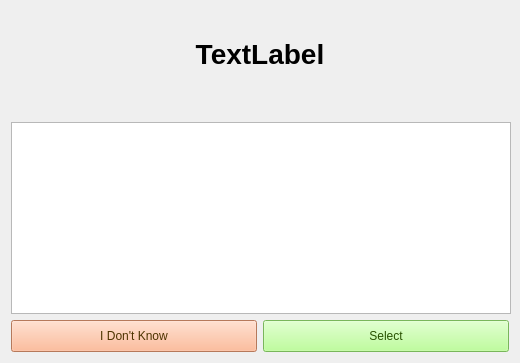
<?xml version="1.0" encoding="UTF-8"?>
<ui version="4.0">
 <class>Pract2</class>
 <widget class="QWidget" name="Pract2">
  <property name="geometry">
   <rect>
    <x>0</x>
    <y>0</y>
    <width>520</width>
    <height>363</height>
   </rect>
  </property>
  <property name="sizePolicy">
   <sizepolicy hsizetype="Minimum" vsizetype="Preferred">
    <horstretch>0</horstretch>
    <verstretch>0</verstretch>
   </sizepolicy>
  </property>
  <property name="minimumSize">
   <size>
    <width>520</width>
    <height>360</height>
   </size>
  </property>
  <property name="windowTitle">
   <string>Multiple-choice</string>
  </property>
  <property name="windowIcon">
   <iconset resource="../res.qrc">
    <normaloff>:/Images/idiomind.png</normaloff>:/Images/idiomind.png</iconset>
  </property>
  <layout class="QGridLayout" name="gridLayout">
   <property name="topMargin">
    <number>0</number>
   </property>
   <item row="0" column="0">
    <layout class="QVBoxLayout" name="verticalLayout">
     <item>
      <widget class="QWidget" name="widget" native="true">
       <property name="sizePolicy">
        <sizepolicy hsizetype="Minimum" vsizetype="Preferred">
         <horstretch>0</horstretch>
         <verstretch>0</verstretch>
        </sizepolicy>
       </property>
       <layout class="QHBoxLayout" name="horizontalLayout_2">
        <property name="topMargin">
         <number>0</number>
        </property>
        <item>
         <widget class="ClickableLabel" name="label_trgt">
          <property name="sizePolicy">
           <sizepolicy hsizetype="Expanding" vsizetype="MinimumExpanding">
            <horstretch>0</horstretch>
            <verstretch>0</verstretch>
           </sizepolicy>
          </property>
          <property name="font">
           <font>
            <pointsize>21</pointsize>
            <weight>75</weight>
            <bold>true</bold>
           </font>
          </property>
          <property name="cursor">
           <cursorShape>PointingHandCursor</cursorShape>
          </property>
          <property name="text">
           <string>TextLabel</string>
          </property>
          <property name="alignment">
           <set>Qt::AlignCenter</set>
          </property>
         </widget>
        </item>
       </layout>
      </widget>
     </item>
     <item>
      <widget class="QWidget" name="widget_2" native="true">
       <property name="sizePolicy">
        <sizepolicy hsizetype="Expanding" vsizetype="Expanding">
         <horstretch>0</horstretch>
         <verstretch>0</verstretch>
        </sizepolicy>
       </property>
       <property name="minimumSize">
        <size>
         <width>500</width>
         <height>0</height>
        </size>
       </property>
       <layout class="QVBoxLayout" name="verticalLayout_3">
        <property name="leftMargin">
         <number>0</number>
        </property>
        <property name="topMargin">
         <number>0</number>
        </property>
        <property name="rightMargin">
         <number>0</number>
        </property>
        <property name="bottomMargin">
         <number>0</number>
        </property>
        <item>
         <widget class="QTableWidget" name="tableWidget">
          <property name="maximumSize">
           <size>
            <width>16777215</width>
            <height>16777215</height>
           </size>
          </property>
          <property name="font">
           <font>
            <pointsize>13</pointsize>
           </font>
          </property>
          <property name="focusPolicy">
           <enum>Qt::NoFocus</enum>
          </property>
          <property name="frameShape">
           <enum>QFrame::StyledPanel</enum>
          </property>
          <property name="verticalScrollBarPolicy">
           <enum>Qt::ScrollBarAlwaysOff</enum>
          </property>
          <property name="horizontalScrollBarPolicy">
           <enum>Qt::ScrollBarAlwaysOff</enum>
          </property>
          <property name="sizeAdjustPolicy">
           <enum>QAbstractScrollArea::AdjustIgnored</enum>
          </property>
          <property name="editTriggers">
           <set>QAbstractItemView::NoEditTriggers</set>
          </property>
          <property name="showDropIndicator" stdset="0">
           <bool>false</bool>
          </property>
          <property name="dragDropOverwriteMode">
           <bool>false</bool>
          </property>
          <property name="selectionMode">
           <enum>QAbstractItemView::SingleSelection</enum>
          </property>
          <property name="showGrid">
           <bool>false</bool>
          </property>
          <property name="rowCount">
           <number>8</number>
          </property>
          <property name="columnCount">
           <number>2</number>
          </property>
          <attribute name="horizontalHeaderVisible">
           <bool>false</bool>
          </attribute>
          <attribute name="horizontalHeaderHighlightSections">
           <bool>false</bool>
          </attribute>
          <attribute name="verticalHeaderVisible">
           <bool>false</bool>
          </attribute>
          <attribute name="verticalHeaderHighlightSections">
           <bool>false</bool>
          </attribute>
          <row/>
          <row/>
          <row/>
          <row/>
          <row/>
          <row/>
          <row/>
          <row/>
          <column/>
          <column/>
         </widget>
        </item>
       </layout>
      </widget>
     </item>
    </layout>
   </item>
   <item row="1" column="0">
    <layout class="QHBoxLayout" name="horizontalLayout">
     <item>
      <widget class="QPushButton" name="pushButton_no">
       <property name="sizePolicy">
        <sizepolicy hsizetype="Preferred" vsizetype="Fixed">
         <horstretch>0</horstretch>
         <verstretch>0</verstretch>
        </sizepolicy>
       </property>
       <property name="minimumSize">
        <size>
         <width>80</width>
         <height>32</height>
        </size>
       </property>
       <property name="font">
        <font>
         <pointsize>9</pointsize>
        </font>
       </property>
       <property name="styleSheet">
        <string notr="true">background-color: rgb(255, 170, 127);
color: rgb(77, 51, 0);</string>
       </property>
       <property name="text">
        <string>I Don't Know</string>
       </property>
      </widget>
     </item>
     <item>
      <widget class="QPushButton" name="pushButton_ok">
       <property name="minimumSize">
        <size>
         <width>80</width>
         <height>32</height>
        </size>
       </property>
       <property name="font">
        <font>
         <pointsize>9</pointsize>
        </font>
       </property>
       <property name="styleSheet">
        <string notr="true">background-color: rgb(170, 255, 127);
color: rgb(40, 81, 0);</string>
       </property>
       <property name="text">
        <string>Select</string>
       </property>
      </widget>
     </item>
    </layout>
   </item>
  </layout>
 </widget>
 <customwidgets>
  <customwidget>
   <class>ClickableLabel</class>
   <extends>QLabel</extends>
   <header location="global">Classes/adds_clicklabel.h</header>
  </customwidget>
 </customwidgets>
 <resources>
  <include location="../res.qrc"/>
 </resources>
 <connections/>
</ui>
